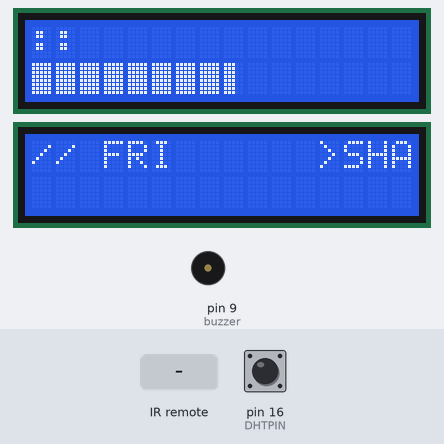
This sketch was run on a simulated Arduino Uno, built with avr-gcc and run on an emulated ATmega328P. On the bench: 2 × 16×2 character LCD, buzzer (waves = sounding). Inputs (shaded band) come from the test bench; at power-on: pin 16 (DHTPIN) HIGH. WiFi joins after 1.5 s; servers stay silent unless stated; the local clock reads 2024-03-15 10:24:30 at power-on unless the sketch sets it; what the sketch prints to the serial monitor is not drawn.

Above: at 2.8 s.
2.9 s: infrared code 0xFF18E7 received
At 3.11 s:
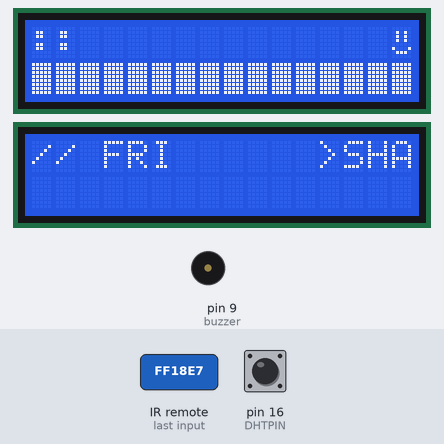
At 4.4 s:
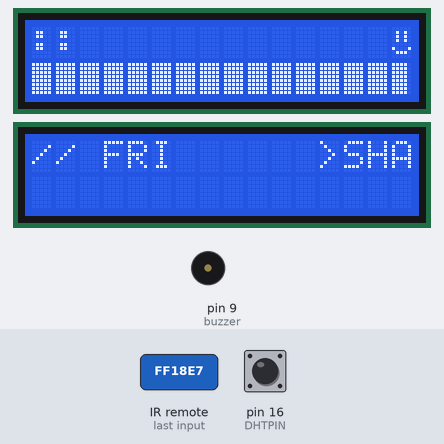
4.7 s: infrared code 0xFF42BD received
At 7.0 s:
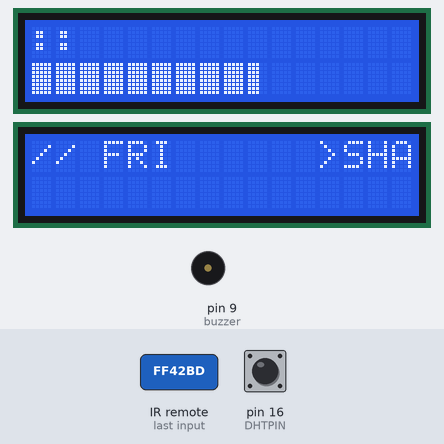
Timing chart, 0 to 8.5 s (numbered marks = the images above; inputs shaded):
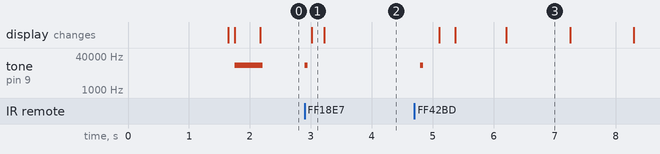

The sketch:

pomo.ino
```cpp
/*  Induino R3 User Guide - Program 10.0 - Interfacing a Character LCD using the LCD Shield to display LDR value on the LCD */
/* Pin Mappings as per the Simple Labs' LCD shield
   LCD RS pin to digital pin 8
   LCD Enable pin to digital pin 9
   LCD D4 pin to digital pin 10
   LCD D5 pin to digital pin 11
   LCD D6 pin to digital pin 12
   LCD D7 pin to digital pin 13
   LCD R/W pin to ground
*/

// include the library code:
#include "DHT.h"
#include <LiquidCrystal.h>
#include <EEPROM.h>
#include <RTClib.h>
#include <Wire.h>
#include "IRremote.h"
#include <SPI.h>
#include <Ethernet.h>
#include <EthernetUdp.h>

#define DHTPIN 16 // Digital pin connected to the DHT sensor
#define DHTTYPE DHT11   // DHT 11

// Enter a MAC address for your controller below.
// Newer Ethernet shields have a MAC address printed on a sticker on the shield
byte mac[] = {
  0x00, 0xAA, 0xBB, 0xCC, 0xDE, 0x02
};

unsigned int localPort = 8888;       // local port to listen for UDP packets

const char timeServer[] = "in.pool.ntp.org"; // time.nist.gov NTP server

const byte NTP_PACKET_SIZE = 48; // NTP time stamp is in the first 48 bytes of the message

byte packetBuffer[NTP_PACKET_SIZE]; //buffer to hold incoming and outgoing packets

// A UDP instance to let us send and receive packets over UDP
EthernetUDP Udp;

// pushing box
const char server[] = "api.pushingbox.com"; //YOUR SERVER
EthernetClient client;

// initialize the library with the numbers of the interface pins from the above pin mappings
LiquidCrystal lcd1(2, 14, 5, 6, 7, 8); //
LiquidCrystal lcd2(2, 3, 5, 6, 7, 8);
// https://www.carnetdumaker.net/articles/faire-une-barre-de-progression-avec-arduino-et-liquidcrystal/
// Constants for the size of the LCD screen
const byte LCD_NB_ROWS = 2 ;
const byte LCD_NB_COLUMNS = 16 ;
const int TDELAY = 25 * 60;
const byte receiver = 15;
const byte buzzer = 9;
const char daysOfTheWeek[7][4] = {"SUN", "MON", "TUE", "WED", "THU", "FRI", "SAT"};
const char tithi[16][4] = {"AMS", "PAD", "DWI", "TRI", "CHA", "PAN", "SHA", "SAP", "AST", "NAV", "DAS", "EKA", "DVA", "THR", "CTD", "PUN"};

DHT dht(DHTPIN, DHTTYPE);
RTC_DS1307 RTC;
IRrecv irrecv(receiver);           // create instance of 'irrecv'
decode_results results;
DateTime now;
long then;
bool running = false;
int bhour = -1;
int bminute = -1;
float h = 0.0;
float t = 99.0;
bool checkdht = true;
bool checkntp = true;
bool link = false;

//  Custom characters
byte DIV_0_OF_5 [ 8 ] = {
  B00000,
  B00000,
  B00000,
  B00000,
  B00000,
  B00000,
  B00000,
  B00000
};  // 0/5

byte DIV_1_OF_5 [ 8 ] = {
  B10000,
  B10000,
  B10000,
  B10000,
  B10000,
  B10000,
  B10000,
  B10000
};  // 1/5

byte DIV_2_OF_5 [ 8 ] = {
  B11000,
  B11000,
  B11000,
  B11000,
  B11000,
  B11000,
  B11000,
  B11000
};  // 2/5

byte DIV_3_OF_5 [ 8 ] = {
  B11100,
  B11100,
  B11100,
  B11100,
  B11100,
  B11100,
  B11100,
  B11100
};  // 3/5

byte DIV_4_OF_5 [ 8 ] = {
  B11110,
  B11110,
  B11110,
  B11110,
  B11110,
  B11110,
  B11110,
  B11110
};  // 4/5

byte DIV_5_OF_5 [ 8 ] = {
  B11111,
  B11111,
  B11111,
  B11111,
  B11111,
  B11111,
  B11111,
  B11111
};  // 5/5

byte mySmiley[8] = {
  B00000,
  B01010,
  B01010,
  B01010,
  B00000,
  B10001,
  B01110,
  B00000
};
//
//  LCD screen setup function for the progress bar.
//  Uses custom characters from 0 to 6 (7 remain available).
//
void setup_progressbar () {

  //     Save custom characters in the LCD screen memory
  lcd1.createChar ( 0 , DIV_0_OF_5);
  lcd1.createChar ( 1 , DIV_1_OF_5);
  lcd1.createChar ( 2 , DIV_2_OF_5);
  lcd1.createChar ( 3 , DIV_3_OF_5);
  lcd1.createChar ( 4 , DIV_4_OF_5);
  lcd1.createChar ( 5 , DIV_5_OF_5);
  lcd1.createChar ( 6 , mySmiley);
}

//Function drawing the progress bar.
//
//@param percent The percentage to display.

void draw_progressbar () {

  //     Display the new numeric value on the first line
  lcd1.setCursor ( 0 , 0 );
  lcdOutput(now);
  regularAlert(now);
  getDHT(now);
  getNTP(now);
  // NB The two spaces at the end of the line allow to clear the figures of the percentage
  // previous when you change from a two or three digit value to a two or one digit value.

  byte nb_columns;
  lcd1.setCursor(15, 0);
  if (running) {
    lcd1.write(6);
    int left = then - now.unixtime();
    if (left < 0) {
      left = 0;
      running = false;
      buttonClick();
      delay(200);
      longbeep();
      send_to_google();
    }
    nb_columns = map (left, 0 , TDELAY , 0 , LCD_NB_COLUMNS * 5 );
  } else {
    lcd1.print(" ");
    // Map the range (0 ~ 100) to the range (0 ~ LCD_NB_COLUMNS * 5)
    nb_columns = map (now.second(), 0 , 59 , 0 , LCD_NB_COLUMNS * 5 );
  }

  // Move the cursor to the second line
  lcd1.setCursor ( 0 , 1 );
  // Draw each character of the line
  for (byte i = 0 ; i < LCD_NB_COLUMNS; ++ i) {

    // Depending on the number of columns remaining to display
    if (nb_columns == 0 ) { // empty box
      lcd1.write ((byte) 0 );

    } else if (nb_columns >= 5 ) { // Full case
      lcd1.write ( 5 );
      nb_columns -= 5 ;

    } else { // Last box not empty
      lcd1.write (nb_columns);
      nb_columns = 0 ;
    }
  }
}

void buttonClick() {
  tone(buzzer, 15000, 50);
}

void longbeep() {
  tone(buzzer, 15550, 150);
}

void regularAlert(DateTime now) {
  if (now.hour() != bhour) {
    bhour = now.hour();
    bminute = 30;
    tone(buzzer, 14750, 250);
    return;
  }
  if (now.minute() == bminute) {
    bminute = 0;
    tone(buzzer, 14750, 100);
  }
}

void getDHT(DateTime now) {
  // every 5 seconds
  if (now.second() % 5 == 0) {
    if (checkdht) {
      checkdht = false;
      // Reading temperature or humidity takes about 250 milliseconds!
      h = dht.readHumidity();
      // Read temperature as Celsius (the default)
      t = dht.readTemperature();

      // Check if any reads failed and exit early (to try again).
      if (isnan(h) || isnan(t)) {
        Serial.println(F("DHT FAIL"));
        return;
      }

      // Compute heat index in Fahrenheit (the default)
      float hic = dht.computeHeatIndex(t, h, false);
      lcd2.setCursor(0, 1);
      lcd2.print("RH:");
      lcd2.print((int)h);
      lcd2.print("% T:");
      lcd2.print((int)t);
      lcd2.print("/");
      lcd2.print((int)hic);
      lcd2.print("\337C");
      return;
    }
  } else {
    checkdht = true;
  }
}

void getNTP(DateTime now) {
  // every 45 MINUTES
  if (now.minute() - 45 == 0) {
    if (checkntp) {
      checkntp = false;
      sendNTPpacket(timeServer); // send an NTP packet to a time server
    }
  } else {
    checkntp = true;
  }
}

void setup() {
  // You can use Ethernet.init(pin) to configure the CS pin
  Ethernet.init(10);  // Most Arduino shields
  //Ethernet.init(5);   // MKR ETH shield
  //Ethernet.init(0);   // Teensy 2.0
  //Ethernet.init(20);  // Teensy++ 2.0
  //Ethernet.init(15);  // ESP8266 with Adafruit Featherwing Ethernet
  //Ethernet.init(33);  // ESP32 with Adafruit Featherwing Ethernet

  // start Ethernet and UDP
  if (Ethernet.begin(mac) == 0) {
    Serial.println(F("DHCP FAIL"));
    // Check for Ethernet hardware present
    if (Ethernet.hardwareStatus() == EthernetNoHardware) {
      Serial.println(F("Et FAIL"));
    } else if (Ethernet.linkStatus() == LinkOFF) {
      Serial.println(F("CAB FAIL"));
    }
    link = false;
  }
  link = true;
  Udp.begin(localPort);
  // set up the LCD's number of characters per line and lines:
  // Initialize the LCD screen
  Serial.begin(9600);
  irrecv.enableIRIn(); // Start the receiver
  lcd1.begin (LCD_NB_COLUMNS, LCD_NB_ROWS);
  lcd2.begin (LCD_NB_COLUMNS, LCD_NB_ROWS);
  setup_progressbar ();
  lcd1.clear ();
  lcd2.clear();
  Wire.begin();
  RTC.begin();
  if (! RTC.isrunning()) {
    Serial.println(F("RTC START!"));
    //    following line sets the RTC to the date &amp; time this sketch was compiled
    RTC.adjust(DateTime(__DATE__, __TIME__));
  }
  pinMode (buzzer, OUTPUT);
  dht.begin();
  sendNTPpacket(timeServer);
  getPhase();
}

void loop() {
  now = RTC.now();
  if (irrecv.decode(&results)) // have we received an IR signal?
  {
    //    Serial.println(results.value, HEX);  // UN Comment to see raw values
    translateIR();
    irrecv.resume(); // receive the next value
  }
  // Displays the value
  draw_progressbar();
  if (link && Udp.parsePacket()) {
    parseUDP();
  }
  // Small waiting time
  delay ( 100 );

}

void printDigits(int digits, LiquidCrystal lcd)  //this void function is really useful; it adds a "0" to the beginning of the number, so that 5 minutes is displayed as "00:05:00", rather than "00:5 :00"
{
  if (digits < 10)
  {
    lcd.print("0");
    lcd.print(digits);
  }
  else
  {
    lcd.print(digits);
  }
}

void lcdOutput(DateTime now)  //this is just used to display the timer on the LCD
{
  lcd1.setCursor(0, 0);
  printDigits(now.hour(), lcd1);
  lcd1.print(":");
  printDigits(now.minute(), lcd1);
  lcd1.print(":");
  printDigits(now.second(), lcd1);
  lcd2.setCursor(0, 0);
  printDigits(now.day(), lcd2);
  lcd2.print("/");
  printDigits(now.month(), lcd2);
  lcd2.print("/");
  printDigits(now.year()%100, lcd2);
  lcd2.print(" ");
  lcd2.print(daysOfTheWeek[now.dayOfTheWeek()]);

  delay(100);
}

/*-----( Declare User-written Functions )-----*/
void translateIR() // takes action based on IR code received

// describing KEYES Remote IR codes

{
  switch (results.value)

  {

    //  case 0xFF629D: Serial.println(" FORWARD"); break;
    //  case 0xFF22DD: Serial.println(" LEFT");    break;
    //  case 0xFF02FD: Serial.println(" -OK-");    break;
    //  case 0xFFC23D: Serial.println(" RIGHT");   break;
    //  case 0xFFA857: Serial.println(" REVERSE"); break;
    //  case 0xFF6897: Serial.println(" 1");    break;
    //  case 0xFF9867: Serial.println(" 2");    break;
    //  case 0xFFB04F: Serial.println(" 3");    break;
    //  case 0xFF30CF: Serial.println(" 4");    break;
    case 0xFF18E7: // SEL Button
      buttonClick();
      if (!running) {
        then = now.unixtime() + TDELAY;
        running = true;
      }
      break;
    //      case 0xFF7A85: Serial.println(" 6");    break;
    //      case 0xFF10EF: Serial.println(" 7");    break;
    //      case 0xFF38C7: Serial.println(" 8");    break;
    //      case 0xFF5AA5: Serial.println(" 9");    break;
    case 0xFF42BD:
      buttonClick();
      if(running) {
        running = false;
        send_to_google();
      }
      break;
    //      case 0xFF4AB5: Serial.println(" 0");    break;
    //      case 0xFF52AD: Serial.println(" #");    break;
    //  case 0xFFFFFFFF: Serial.println(" REPEAT");break;

    default:
      Serial.println(" other button   ");

  }// End Case

} //END translateIR

// send an NTP request to the time server at the given address
void sendNTPpacket(const char * address) {
  // set all bytes in the buffer to 0
  memset(packetBuffer, 0, NTP_PACKET_SIZE);
  // Initialize values needed to form NTP request
  // (see URL above for details on the packets)
  packetBuffer[0] = 0b11100011;   // LI, Version, Mode
  packetBuffer[1] = 0;     // Stratum, or type of clock
  packetBuffer[2] = 6;     // Polling Interval
  packetBuffer[3] = 0xEC;  // Peer Clock Precision
  // 8 bytes of zero for Root Delay & Root Dispersion
  packetBuffer[12]  = 49;
  packetBuffer[13]  = 0x4E;
  packetBuffer[14]  = 49;
  packetBuffer[15]  = 52;

  // all NTP fields have been given values, now
  // you can send a packet requesting a timestamp:
  Udp.beginPacket(address, 123); // NTP requests are to port 123
  Udp.write(packetBuffer, NTP_PACKET_SIZE);
  Udp.endPacket();
}

void parseUDP() {
  // We've received a packet, read the data from it
  Udp.read(packetBuffer, NTP_PACKET_SIZE); // read the packet into the buffer

  // the timestamp starts at byte 40 of the received packet and is four bytes,
  // or two words, long. First, extract the two words:

  unsigned long highWord = word(packetBuffer[40], packetBuffer[41]);
  unsigned long lowWord = word(packetBuffer[42], packetBuffer[43]);
  // combine the four bytes (two words) into a long integer
  // this is NTP time (seconds since Jan 1 1900):
  unsigned long secsSince1900 = highWord << 16 | lowWord;
  //    Serial.print("Seconds since Jan 1 1900 = ");
  //    Serial.println(secsSince1900);

  // now convert NTP time into everyday time:
  //    Serial.print("Unix time = ");
  // Unix time starts on Jan 1 1970. In seconds, that's 2208988800:
  const unsigned long seventyYears = 2208988800UL;
  // subtract seventy years and add GMT5:30 offset
  unsigned long epoch = (secsSince1900 - seventyYears) + 19800L;
  // print Unix time:
//  Serial.println(epoch);
  RTC.adjust(DateTime(epoch));
  getPhase();

  // print the hour, minute and second:
  //    Serial.print("The UTC time is ");       // UTC is the time at Greenwich Meridian (GMT)
  //    Serial.print((epoch  % 86400L) / 3600); // print the hour (86400 equals secs per day)
  //    Serial.print(':');
  //    if (((epoch % 3600) / 60) < 10) {
  //      // In the first 10 minutes of each hour, we'll want a leading '0'
  //      Serial.print('0');
  //    }
  //    Serial.print((epoch  % 3600) / 60); // print the minute (3600 equals secs per minute)
  //    Serial.print(':');
  //    if ((epoch % 60) < 10) {
  //      // In the first 10 seconds of each minute, we'll want a leading '0'
  //      Serial.print('0');
  //    }
  //    Serial.println(epoch % 60); // print the second
  Ethernet.maintain();
}

// https://create.arduino.cc/projecthub/embedotronics-technologies/attendance-system-based-on-arduino-and-google-spreadsheet-105621
// https://github.com/Embedotronics/Attendance-System-with-storing-Data-on-Google-Spreadsheet-using-RFID-and-Arduino-Ethernet-Shield/blob/master/rfid_data_to_google_spreadsheet.ino
// http://api.pushingbox.com/pushingbox?devid=v8DF280187E9B882&R_H=30&T_C=37&task_c=1

void send_to_google() {
  if (client.connect(server, 80)) {
    Serial.println(F("G CONN"));
    // Make a HTTP request:
    client.print("GET /pushingbox?devid=v8DF280187E9B882&R_H="); //YOUR URL
    client.print(h);
    client.print("&T_C=");
    client.print(t);
    client.print("&task_c=");
    client.print('1');
    client.print("&dur=");
    client.print(now.unixtime() - then + TDELAY);
    client.print(" ");      //SPACE BEFORE HTTP/1.1
    client.print("HTTP/1.1");
    client.println();
    client.println("Host: api.pushingbox.com");
    client.println("Connection: close");
    client.println();
  } else {
    // if you didn't get a connection to the server:
    Serial.println(F("G FAIL"));
  }
}

void getPhase() {  // calculate the current phase of the moon
  now = RTC.now();
  int Y = now.year();
  int M = now.month();
  int D = now.day();
  double AG, IP;                      // based on the current date
  byte phase;                         // algorithm adapted from Stephen R. Schmitt's
                                      // Lunar Phase Computation program, originally
  long YY, MM, K1, K2, K3, JD;        // written in the Zeno programming language
                                      // http://home.att.net/~srschmitt/lunarphasecalc.html
  // calculate julian date
  YY = Y - floor((12 - M) / 10);
  MM = M + 9;
  if(MM >= 12)
    MM = MM - 12;

  K1 = floor(365.25 * (YY + 4712));
  K2 = floor(30.6 * MM + 0.5);
  K3 = floor(floor((YY / 100) + 49) * 0.75) - 38;

  JD = K1 + K2 + D + 59;
/* Day 1 of the Gregorian calendar was Oct. 15, 1582, whose JD is
  JD = 2299161,
  so the JD of the last day of the Julian calendar was
  JD = 2299160
*/
  if(JD > 2299160)
    JD = JD -K3;
/*
  magic Julian date 2451550.1.
  It's 14:24 6 January 2000 and I suspect this is a day of a new moon cycle on the moment of algorithm development.
*/
  IP = normalize((JD - 2451550.1) / 29.530588853);
  AG = (IP*29.53) + 0.23; // GMT offset +5:30 amounts to 0.23 day
  byte i = ceil(AG);
  lcd2.setCursor(12, 0);
  if(i < 16) {  // waxing cycle
    lcd2.print("\76");
    lcd2.print(tithi[i]);
  } else {  // waning cycle
    lcd2.print("\74");
    lcd2.print(tithi[i-15]);
  }


}

double normalize(double v) {           // normalize moon calculation between 0-1
    v = v - floor(v);
    if (v < 0)
        v = v + 1;
    return v;
}
```

Measured:
- after the input at 2.9 s, tone on pin 9 (buzzer): silent → 15000 Hz at once, → silent 0.05 s later; the display: changes after 0.11 s (image 1)
- after the input at 4.7 s, tone on pin 9 (buzzer): silent → 15000 Hz after 0.09 s, → silent 0.05 s later; the display: first changes after 0.40 s (image 3 shows a later state)
- what the display in image 3 shows lasts 1.1 s, from 6.2 s to 7.3 s
